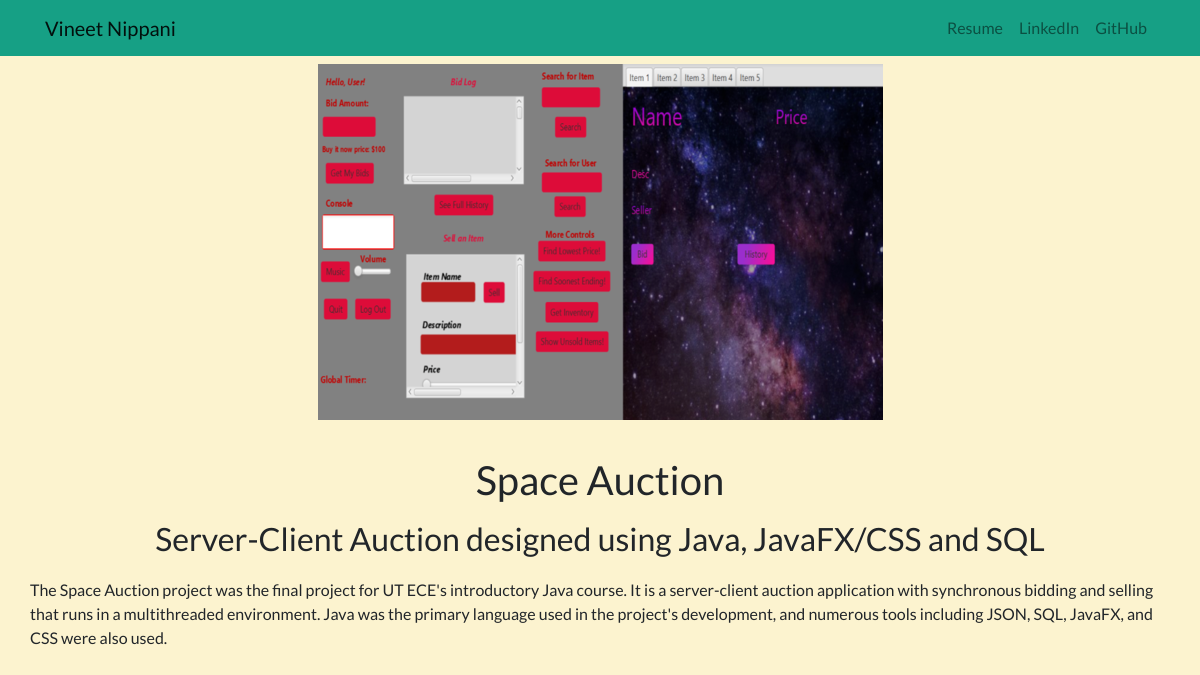
Screenshot of /project/6/ with the database file from the repository.
### rWebsite/models.py (models this page shows, shortened)
class Project(models.Model):
	title = models.CharField(max_length = 100)
	description = models.CharField(max_length = 250)
	image = models.ImageField(upload_to='rWebsite/images/')
	full_info = models.TextField()

### rWebsite/views.py (the view)
# urls.py: path('project/<int:proj_id>/', views.detail, name='detail'), #each project gets its own page
def detail(request, proj_id):
	project = get_object_or_404(Project,pk=proj_id) #returns 404 if can't grab id
	return render(request,'rWebsite/detail.html',{'project':project})

### rWebsite/templates/rWebsite/detail.html
{% extends 'rWebsite/base.html' %}
{% block content %}
<div class="row py-md-2 justify-content-center">
	<img src="{{ project.image.url }}">
</div>
<br>
<div class="row py-md-1 justify-content-center">
	<h1>{{ project.title }}</h1>
</div>
<div class="row py-md-1 justify-content-center">
	<h2>{{ project.description }}</h2>
</div>
<div class="row py-md-2 justify-content-center">
	<p>{{ project.full_info }}</p>
</div>
{% endblock %}

### rWebsite/static/rWebsite/custom.css (style rules this page uses)
#bodyS { font-family: 'Lato', sans-serif; background-color: #FCF3CF; }

### rows the page displays
Project: image (picture), title "Space Auction", description "Server-Client Auction designed using Java, JavaFX/CSS and SQL", full_info "The Space Auction project was the final project for UT ECE's introductory Java course. It is a server-client auction application with synchronous bidding and selling that runs in a multithreaded environment. Java was the primary language used in the project's development, and numerous tools including JSON, SQL, JavaFX, and CSS were also used."
